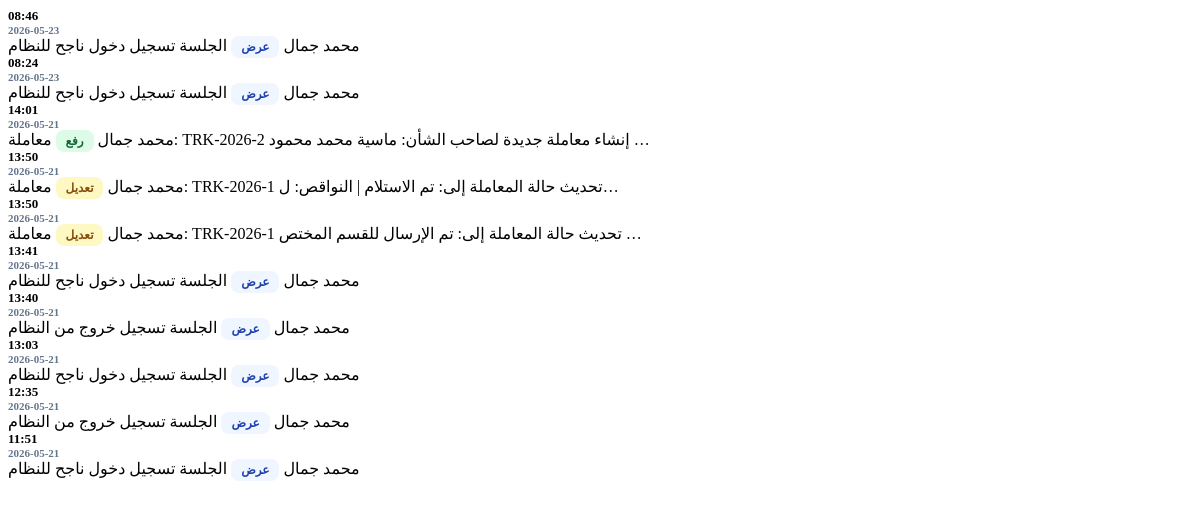
Before: /dashboard/activities-partial/ (signed in) with the older database file.
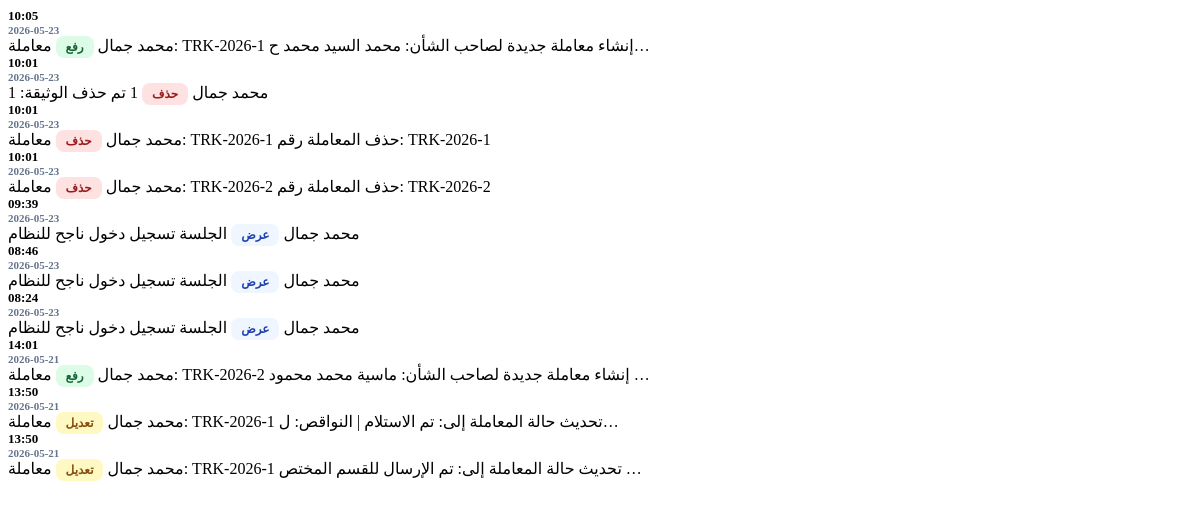
After: the same page with the newer database file.
### eams/models.py (models this page shows, shortened)
class AuditLog(models.Model):
    ACTION_CHOICES = (
        ('upload', 'رفع'),
        ('edit', 'تعديل'),
        ('delete', 'حذف'),
        ('view', 'عرض'),
    )
    user = models.ForeignKey(User, on_delete=models.SET_NULL, null=True, verbose_name="المستخدم")
    action = models.CharField(max_length=20, choices=ACTION_CHOICES, verbose_name="العملية")
    document_title = models.CharField(max_length=255, verbose_name="عنوان الوثيقة")
    timestamp = models.DateTimeField(auto_now_add=True, verbose_name="الوقت")
    details = models.TextField(blank=True, null=True, verbose_name="التفاصيل")
    @property
    def user_full_name(self):
        if self.user:
            if hasattr(self.user, 'profile') and self.user.profile.full_name:
                return self.user.profile.full_name
            return self.user.username
        return "النظام"
    @property
    def display_document_title(self):
        import re
        if self.document_title:
            return re.sub(r'TRK-(\d{4})-0*(\d+)', r'TRK-\1-\2', self.document_title)
        return self.document_title
    @property
    def display_details(self):
        import re
        if self.details:
            return re.sub(r'TRK-(\d{4})-0*(\d+)', r'TRK-\1-\2', self.details)
        return self.details

class Profile(models.Model):
    ROLE_CHOICES = (
        ('admin', 'مدير نظام'),
        ('employee', 'موظف'),
        ('viewer', 'مشاهد'),
    )
    user = models.OneToOneField(User, on_delete=models.CASCADE, related_name='profile')
    full_name = models.CharField(max_length=255, blank=True, null=True, verbose_name="الاسم بالكامل")
    job_title = models.CharField(max_length=255, blank=True, null=True, verbose_name="الوظيفة")
    department = models.CharField(max_length=255, blank=True, null=True, verbose_name="القسم")
    raw_password = models.CharField(max_length=255, blank=True, null=True, verbose_name="كلمة المرور الحالية (للمدير)")
    access_incoming = models.BooleanField(default=True, verbose_name="الأرشيف الوارد")
    access_outgoing = models.BooleanField(default=True, verbose_name="الأرشيف الصادر")
    access_internal = models.BooleanField(default=True, verbose_name="البريد الداخلي")
    access_reports = models.BooleanField(default=False, verbose_name="التقارير الإحصائية")
    access_categories = models.BooleanField(default=False, verbose_name="إدارة الأقسام")
    access_audit = models.BooleanField(default=False, verbose_name="سجل التحركات")
    access_users = models.BooleanField(default=False, verbose_name="إدارة المستخدمين")

### eams/views.py (the view)
# urls.py: path('dashboard/activities-partial/', views.dashboard_activities_partial, name='dashboard_activities_partial'),
@login_required
def dashboard_activities_partial(request):
    activities = AuditLog.objects.order_by('-timestamp')[:10]
    return render(request, 'eams/partials/activities.html', {'activities': activities})

### templates/eams/partials/activities.html
{% for log in activities %}
<tr style="border-bottom: 1px solid #f1f5f9;">
    <td style="padding: 15px 20px;">
        <div style="font-weight: 900; color: #000; font-size: 13px;">{{ log.timestamp|date:"H:i" }}</div>
        <div style="font-size: 11px; color: #64748b; font-weight: 700;">{{ log.timestamp|date:"Y-m-d" }}</div>
    </td>
    <td style="padding: 15px 20px; font-weight: 800; font-size: 14px; color: #000;">{{ log.user_full_name }}</td>
    <td style="padding: 15px 20px;">
        {% if log.action == 'upload' %}
        <span style="background: #dcfce7; color: #166534; padding: 4px 10px; border-radius: 8px; font-size: 12px; font-weight: 900;">{{ log.get_action_display }}</span>
        {% elif log.action == 'delete' %}
        <span style="background: #fee2e2; color: #991b1b; padding: 4px 10px; border-radius: 8px; font-size: 12px; font-weight: 900;">{{ log.get_action_display }}</span>
        {% elif log.action == 'edit' %}
        <span style="background: #fef9c3; color: #854d0e; padding: 4px 10px; border-radius: 8px; font-size: 12px; font-weight: 900;">{{ log.get_action_display }}</span>
        {% else %}
        <span style="background: #eff6ff; color: #1e40af; padding: 4px 10px; border-radius: 8px; font-size: 12px; font-weight: 900;">{{ log.get_action_display }}</span>
        {% endif %}
    </td>
    <td style="padding: 15px 20px; font-weight: 700; font-size: 13px;">{{ log.display_document_title|default:"---" }}</td>
    <td style="padding: 15px 20px; font-size: 12px; color: #64748b; font-weight: 700;">{{ log.display_details|truncatechars:50 }}</td>
</tr>
{% empty %}
<tr>
    <td colspan="5" style="text-align: center; padding: 30px; color: #64748b; font-weight: 800;">لا يوجد نشاط مسجل</td>
</tr>
{% endfor %}

Changed rows visible on the page:
no longer on this page (row unchanged): AuditLog: timestamp "13:41", timestamp "2026-05-21", user_full_name "محمد جمال", action "عرض", display_document_title "الجلسة", display_details "تسجيل دخول ناجح للنظام"
no longer on this page (row unchanged): AuditLog: timestamp "13:40", timestamp "2026-05-21", user_full_name "محمد جمال", action "عرض", display_document_title "الجلسة", display_details "تسجيل خروج من النظام"
no longer on this page (row unchanged): AuditLog: timestamp "13:03", timestamp "2026-05-21", user_full_name "محمد جمال", action "عرض", display_document_title "الجلسة", display_details "تسجيل دخول ناجح للنظام"
no longer on this page (row unchanged): AuditLog: timestamp "12:35", timestamp "2026-05-21", user_full_name "محمد جمال", action "عرض", display_document_title "الجلسة", display_details "تسجيل خروج من النظام"
no longer on this page (row unchanged): AuditLog: timestamp "11:51", timestamp "2026-05-21", user_full_name "محمد جمال", action "عرض", display_document_title "الجلسة", display_details "تسجيل دخول ناجح للنظام"
added AuditLog: timestamp "10:05", timestamp "2026-05-23", user_full_name "محمد جمال", action "رفع", display_document_title "معاملة: TRK-2026-1", display_details "إنشاء معاملة جديدة لصاحب الشأن: محمد السيد محمد ح…"
added AuditLog: timestamp "10:01", timestamp "2026-05-23", user_full_name "محمد جمال", action "حذف", display_document_title "1", display_details "تم حذف الوثيقة: 1"
added AuditLog: timestamp "10:01", timestamp "2026-05-23", user_full_name "محمد جمال", action "حذف", display_document_title "معاملة: TRK-2026-1", display_details "حذف المعاملة رقم: TRK-2026-1"
added AuditLog: timestamp "10:01", timestamp "2026-05-23", user_full_name "محمد جمال", action "حذف", display_document_title "معاملة: TRK-2026-2", display_details "حذف المعاملة رقم: TRK-2026-2"
added AuditLog: timestamp "09:39", timestamp "2026-05-23", user_full_name "محمد جمال", action "عرض", display_document_title "الجلسة", display_details "تسجيل دخول ناجح للنظام"
